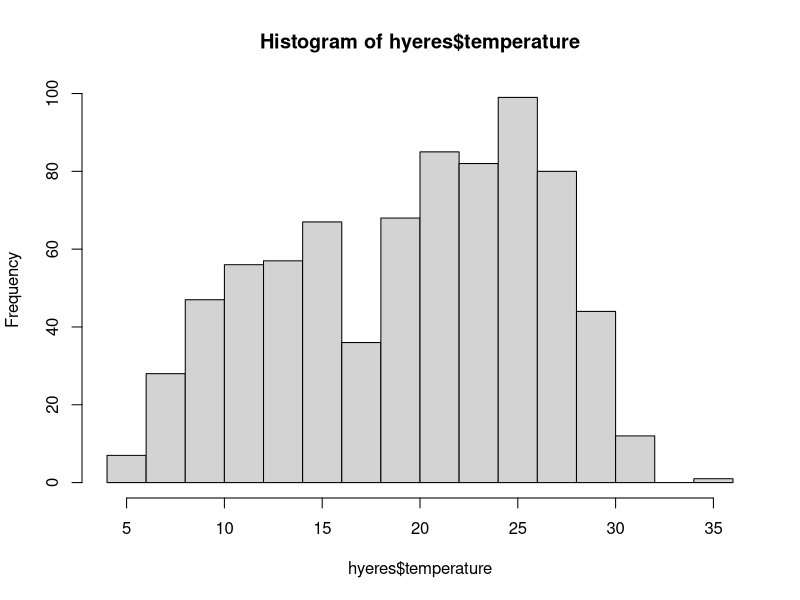
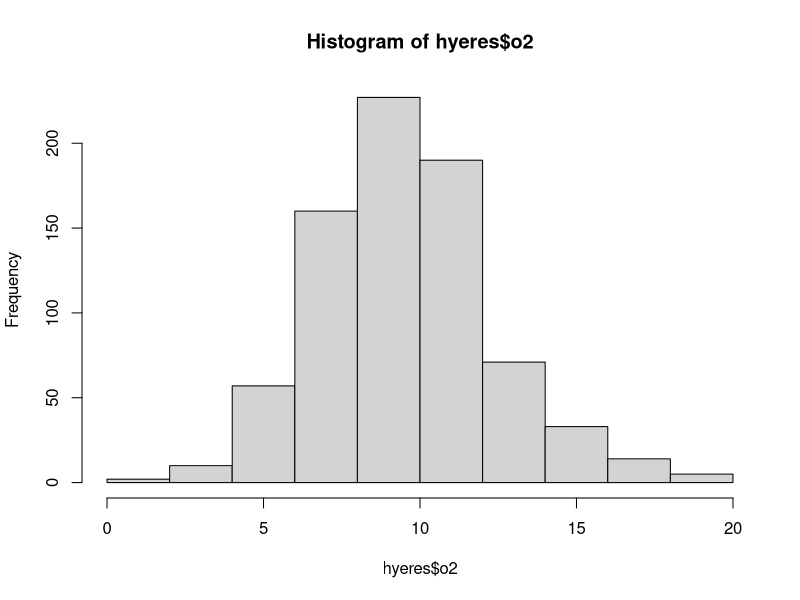

The R script that drew these images, in order: (Note: this script raises an error after producing the figures.)
#--------------------------------------------------------#
#### script du test de synthèse - certificat niveau 1 ####
# version 2025
#--------------------------------------------------------#

## données ---------------------------------------------------------------------

hyeres <- read.table("donnees/mouette_rieuse_hyeres.txt",
                 header = T,
                 sep = "\t")

## exploration -----------------------------------------------------------------

hist(hyeres$temperature)
hist(hyeres$o2)

plot(lr$temperature, lr$o2)

## modèle ----------------------------------------------------------------------

modhyeres <- lm(o2 ~ temperature, data = hyeres)

par(mfrow=c(2,2))
plot(modhyeres)

summary(modhyeres)
confint(modhyeres)
